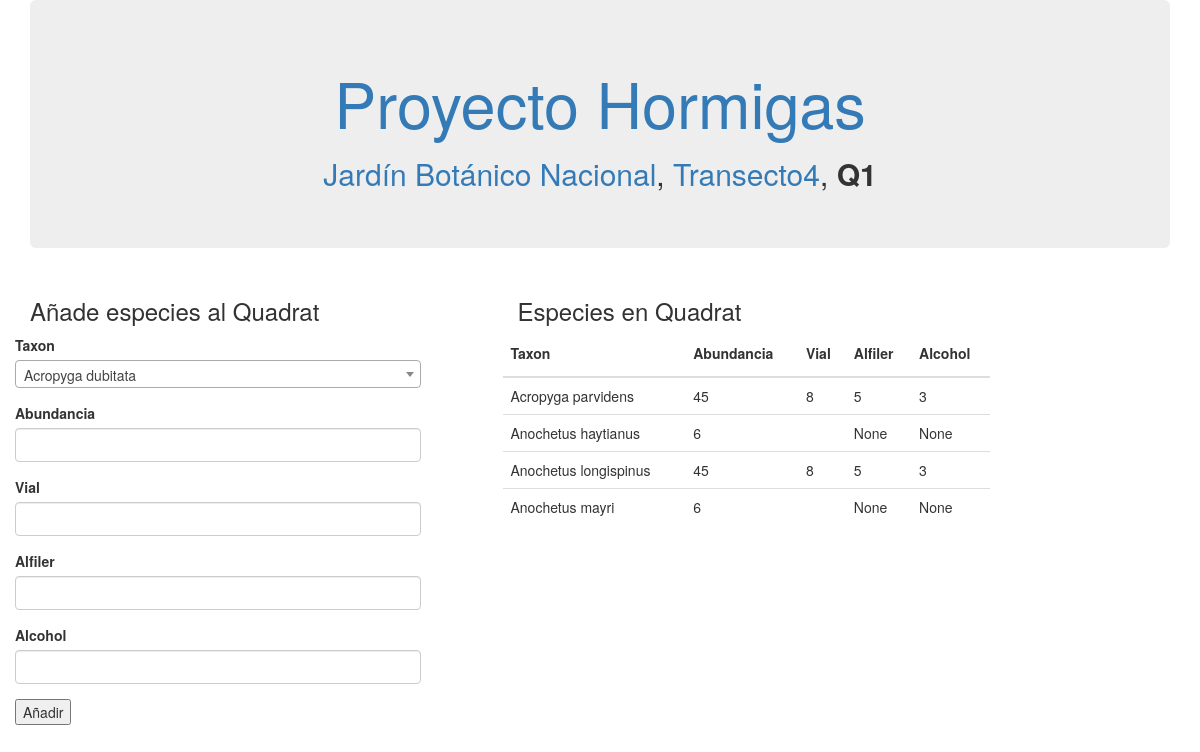
Page /quadrat/3 on the committed database.
### main.py (models this page shows, shortened)
class ParqueUrbano(db.Model):
    id = db.Column(db.Integer, primary_key=True)
    parque = db.Column(db.String(100))
    transectos = db.relationship(
        'Transecto',
        backref='parque',
        lazy='dynamic'
    )

class Transecto(db.Model):
    id = db.Column(db.Integer, primary_key=True)
    transecto = db.Column(db.String(10))
    temporada = db.Column(db.Enum(Temporada))
    fecha = db.Column(db.Date)
    hora_inicial = db.Column(db.Time)
    hora_final = db.Column(db.Time)
    temperatura = db.Column(db.Float)
    humedad = db.Column(db.Float)
    velocidad_viento = db.Column(db.Float)
    observaciones = db.Column(db.Text)
    parque_id = db.Column(db.Integer, db.ForeignKey('parque_urbano.id'))
    quadrats_tr = db.relationship(
        'Quadrat',
        backref='transecto',
        lazy='dynamic'
    )
    participantes = db.relationship(
        'Participante',
        secondary=participantes,
        backref=db.backref('transectos', lazy='dynamic')
    )

class Quadrat(db.Model):
    id = db.Column(db.Integer, primary_key=True)
    quadrat = db.Column(db.String(10))
    temperatura_suelo = db.Column(db.Float())
    ph_suelo = db.Column(db.Float())
    ramas = db.Column(db.Boolean())
    profundidad_hojarasca = db.Column(db.Float)
    transecto_id = db.Column(db.Integer, db.ForeignKey('transecto.id'))
    taxa = db.relationship(
        'Taxon',
        secondary='taxon_quadrat',
        viewonly=True
    )

class TaxonQuadrat(db.Model):
    __tablename__ = 'taxon_quadrat'
    quadrat_id = db.Column(db.Integer, db.ForeignKey('quadrat.id'), primary_key=True)
    taxon_id = db.Column(db.Integer, db.ForeignKey('taxon.id'), primary_key=True)
    abundancia = db.Column(db.Integer)
    vial = db.Column(db.String(3))
    alfiler = db.Column(db.Integer)
    alcohol = db.Column(db.Integer)
    quadrat = db.relationship(
        'Quadrat',
        backref='taxon_aso'
    )
    taxon = db.relationship(
        'Taxon',
        backref='quadrat_aso'
    )

class Taxon(db.Model):
    id = db.Column(db.Integer, primary_key=True)
    nombre_cientifico = db.Column(db.String(100))
    genero = db.Column(db.String(50))
    especie = db.Column(db.String(50))
    autor = db.Column(db.String(100))

### main.py (the view, shortened to what this page needs)
@app.route('/quadrat/<int:qdt_id>', methods=['GET', 'POST'])
def quadrat(qdt_id):
    form = TaxonQuadratForm()
    form.taxon_id.choices = [(taxon.id, taxon.nombre_cientifico) for taxon in Taxon.query.order_by('nombre_cientifico')]
    quadrat = Quadrat.query.get_or_404(qdt_id)
    asos = TaxonQuadrat.query.filter_by(quadrat_id=qdt_id).all()
    return render_template(
        'quadrat.html',
        form=form,
        quadrat=quadrat,
        asos=asos
    )

### main.py
class TaxonQuadratForm(FlaskForm):
    taxon_id = SelectField('Taxon', validators=[DataRequired()], coerce=int)
    abundancia = IntegerField('Abundancia', validators=[Optional()])
    vial = StringField('Vial', validators=[Length(max=3)])
    alfiler = IntegerField('Alfiler', validators=[Optional()])
    alcohol = IntegerField('Alcohol', validators=[Optional()])

### templates/quadrat.html (shortened to what this page needs)
{% extends "base.html" %}
{% block sub %}
    <a href="{{ url_for('transectos',parque_id=quadrat.transecto.parque.id) }}">{{ quadrat.transecto.parque.parque }}</a>,
    <a href="{{ url_for('quadrats',tr_id=quadrat.transecto.id) }}">{{quadrat.transecto.transecto}}</a>,
    <b>{{ quadrat.quadrat }}</b>
{% endblock %}
{% block body %}
    <div class="row">
        <div class="col-md-5">
            <div class="row">
                <div class="col-md-10">
                    <h3>Añade especies al Quadrat</h3>
                    <div class="row">
                        <form method="POST" action="{{ url_for('quadrat', qdt_id=quadrat.id)}}">
                            {{ render_field(form.taxon_id) }}
                            {{ render_field(form.abundancia) }}
                            {{ render_field(form.vial) }}
                            {{ render_field(form.alfiler) }}
                            {{ render_field(form.alcohol) }}
                            <input type="submit" value="Añadir">
                        </form>
                    </div>
                </div>
            </div>
        </div>
        <div class="col-md-5">
            <div class="row">
                <div class="col-md-12">
                    <h3>Especies en Quadrat</h3>
                    <div class="row">
                        {% if asos %}
                            <table class="table">
                                <thead>
                                    <tr>
                                        <th>{{ form.taxon_id.label }}</th>
                                        <th>{{form.abundancia.label }}</th>
                                        <th>{{ form.vial.label }}</th>
                                        <th>{{ form.alfiler.label }}</th>
                                        <th>{{ form.alcohol.label }}</th>
                                    </tr>
                                </thead>
                                <tbody>
                                    {% for aso in asos %}
                                        <tr>
                                            <td>{{ aso.taxon.nombre_cientifico }}</td>
                                            <td>{{ aso.abundancia }}</td>
                                            <td>{{ aso.vial }}</td>
                                            <td>{{ aso.alfiler }}</td>
                                            <td>{{ aso.alcohol }}</td>
                                        </tr>
                                    {% endfor %}
                                </tbody>
                            </table>
                        {% else %}
                            <p>Ninguna entrada disponible</p>
                        {% endif %}
                    </div>
                </div>
            </div>
        </div>
    </div>
{%endblock%}

### rows in the picture
ParqueUrbano: transecto.parque.parque "Jardín Botánico Nacional"
Transecto: transecto.transecto "Transecto4"
Quadrat: quadrat "Q1"
TaxonQuadrat: taxon.nombre_cientifico "Acropyga parvidens", abundancia "45", vial "8", alfiler "5", alcohol "3"
TaxonQuadrat: taxon.nombre_cientifico "Anochetus haytianus", abundancia "6", alfiler "None", alcohol "None"
TaxonQuadrat: taxon.nombre_cientifico "Anochetus longispinus", abundancia "45", vial "8", alfiler "5", alcohol "3"
TaxonQuadrat: taxon.nombre_cientifico "Anochetus mayri", abundancia "6", alfiler "None", alcohol "None"

### other values in the picture
{{ field.label }} "Taxon Abundancia Vial Alfiler Alcohol"
